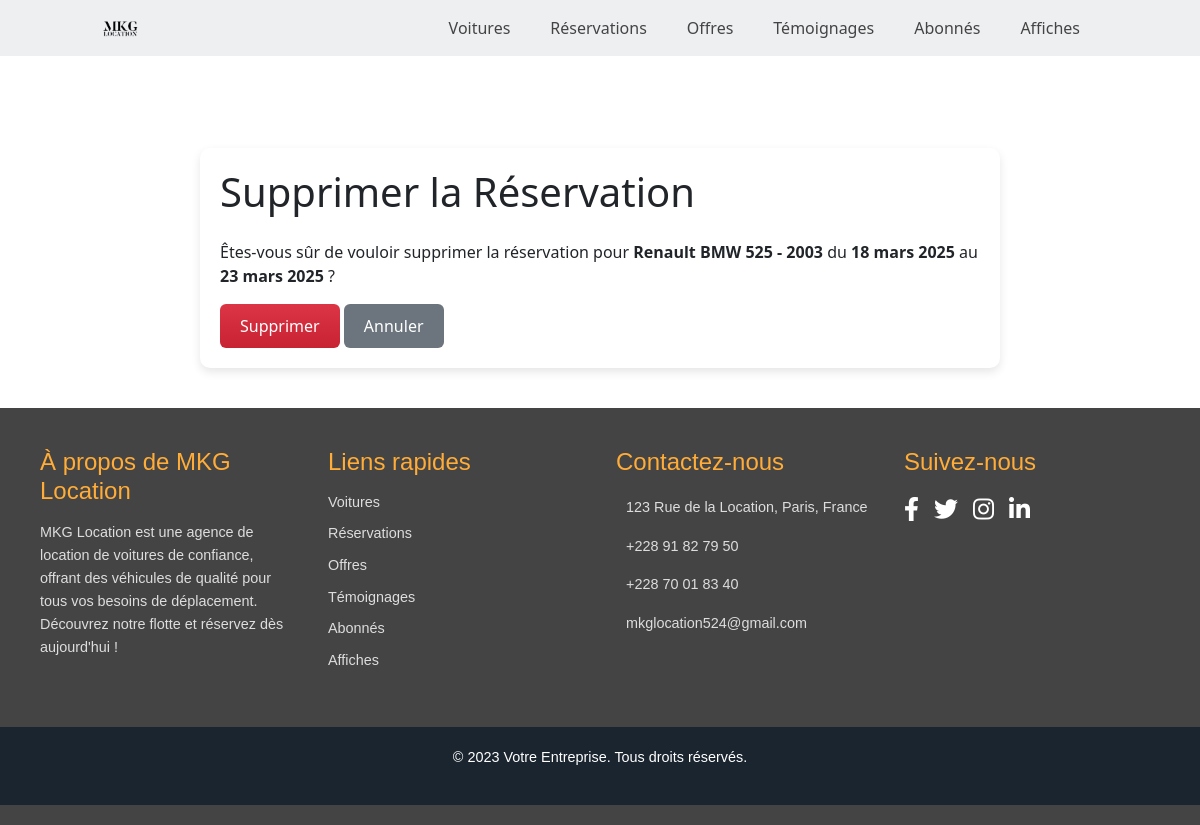
Screenshot of /reservations/supprimer/24/ with the database file from the repository.
### vehicules/models.py (models this page shows, shortened)
class Reservation(models.Model):
    voiture = models.ForeignKey(Voiture, on_delete=models.CASCADE)  # Référence à la voiture réservée
    nom = models.CharField(max_length=255)
    email = models.EmailField()
    telephone = models.CharField(max_length=15)
    date_debut = models.DateField()
    date_fin = models.DateField()

class Voiture(models.Model):
    MARQUES = [
        ('BMW', 'BMW'),
        ('Mercedes', 'Mercedes-Benz'),
        ('Audi', 'Audi'),
        ('Range Rover', 'Range Rover'),
        ('Toyota', 'Toyota'),
        ('Peugeot', 'Peugeot'),
        ('Renault', 'Renault'),
    ]
    marque = models.CharField(max_length=50, choices=MARQUES, verbose_name="Marque")
    modele = models.CharField(max_length=100, verbose_name="Modèle")
    annee = models.IntegerField(verbose_name="Année")
    prix_jour = models.DecimalField(max_digits=10, decimal_places=2, verbose_name="Prix par jour (Fcfa)")
    prix_mois = models.DecimalField(max_digits=10, decimal_places=2, verbose_name="Prix par mois (Fcfa)")
    image = models.ImageField(upload_to='voitures/')  # Assure-toi d'avoir upload_to !
    def __str__(self):
        return f"{self.marque} {self.modele} - {self.annee}"

### vehicules/views.py (the view)
# urls.py: path('reservations/supprimer/<int:id>/', views.supprimer_reservation, name='supprimer_reservation'),
def supprimer_reservation(request, id):
    reservation = get_object_or_404(Reservation, id=id)
    if request.method == 'POST':
        reservation.delete()
        return redirect('liste_reservations')
    return render(request, 'dashboard/reservation/supprimer_reservation.html', {'reservation': reservation})

### vehicules/templates/dashboard/reservation/supprimer_reservation.html (shortened to what this page needs)
{% load static %}
<!DOCTYPE html>
<html lang="fr">
<head>
    <link href="https://cdn.jsdelivr.net/npm/bootstrap@5.3.0/dist/css/bootstrap.min.css" rel="stylesheet">
    <link href="https://cdnjs.cloudflare.com/ajax/libs/font-awesome/6.0.0-beta3/css/all.min.css" rel="stylesheet">
</head>
<body>
    <header class="section">
        <div class="logo">
            <a href="{% url 'dashboard' %}">
                <img src="{% static 'images/logomkg.png' %}" alt="Logo MKG">
            </a>
        </div>
        <div class="navbar-container">
            <ul class="navbar">
                <li><a href="{% url 'liste_voitures' %}">Voitures</a></li>
                <li><a href="{% url 'liste_reservations' %}">Réservations</a></li>
                <li><a href="{% url 'liste_offres' %}">Offres</a></li>
                <li><a href="{% url 'liste_temoignages' %}">Témoignages</a></li>
                <li><a href="{% url 'liste_abonnes' %}">Abonnés</a></li>
                <li><a href="{% url 'liste_affiches' %}">Affiches</a></li>
            </ul>
        </div>
    </header>
    <main>
        <div class="container mt-5">
            <h1 class="mb-4">Supprimer la Réservation</h1>
            <p>Êtes-vous sûr de vouloir supprimer la réservation pour <strong>{{ reservation.voiture }}</strong> du <strong>{{ reservation.date_debut }}</strong> au <strong>{{ reservation.date_fin }}</strong> ?</p>
            <form method="post">
                <button type="submit" class="btn btn-danger">Supprimer</button>
                <a href="{% url 'liste_reservations' %}" class="btn btn-secondary">Annuler</a>
            </form>
        </div>
    </main>
    <footer class="footer">
        <div class="footer-container">
            <div class="footer-section">
                <h3>À propos de MKG Location</h3>
                <p>MKG Location est une agence de location de voitures de confiance, offrant des véhicules de qualité pour tous vos besoins de déplacement. Découvrez notre flotte et réservez dès aujourd'hui !</p>
            </div>
            <div class="footer-section">
                <h3>Liens rapides</h3>
                <ul>
                    <li><a href="{% url 'liste_voitures' %}">Voitures</a></li>
                    <li><a href="{% url 'liste_reservations' %}">Réservations</a></li>
                    <li><a href="{% url 'liste_offres' %}">Offres</a></li>
                    <li><a href="{% url 'liste_temoignages' %}">Témoignages</a></li>
                    <li><a href="{% url 'liste_abonnes' %}">Abonnés</a></li>
                    <li><a href="{% url 'liste_affiches' %}">Affiches</a></li>
                </ul>
            </div>
           <div class="footer-section">
            <h3>Contactez-nous</h3>
            <ul>
                <li> 123 Rue de la Location, Paris, France</li>
                <li><a href="https://wa.me/22891827950" target="_blank"> +228 91 82 79 50</a></li>
                <li><a href="https://wa.me/22870018340" target="_blank"> +228 70 01 83 40</a></li>
                <li> mkglocation524@gmail.com</li>
            </ul>
        </div>
            <div class="footer-section">
                <h3>Suivez-nous</h3>
                <div class="social-icons">
                    <a href="#"><i class="fab fa-facebook-f"></i></a>
                    <a href="#"><i class="fab fa-twitter"></i></a>
                    <a href="#"><i class="fab fa-instagram"></i></a>
                    <a href="#"><i class="fab fa-linkedin-in"></i></a>
                </div>
            </div>
        </div>
        <div class="copyright">
            <p>&copy; 2023 Votre Entreprise. Tous droits réservés.</p>
        </div>
    </footer>
</body>
</html>

### vehicules/templates/dashboard/reservation/supprimer_reservation.html (style rules this page uses)
header.section { position: fixed; top: 0; left: 0; right: 0; z-index: 1000; display: flex; align-items: center; justify-content: space-between; background: #eeeff1; padding: 15px 100px; transition: background 0.3s ease, padding 0.3s ease; }
.logo img { width: 40px; }
.navbar { display: flex; list-style: none; padding: 0; margin: 0; }
.navbar li { position: relative; }
.navbar a { font-size: 1rem; padding: 10px 20px; color: #444; font-weight: 500; text-decoration: none; }
.navbar a::after { content: ''; width: 0; height: 3px; background: linear-gradient(#fe5b3d, #ffac38); position: absolute; bottom: -4px; left: 0; transition: 0.5s; }
.footer { background: #444; color: #fff; padding: 40px 0 20px; font-family: "Poppins", sans-serif; }
.footer-container { display: grid; grid-template-columns: repeat(auto-fit, minmax(250px, 1fr)); gap: 2rem; padding: 0 40px; max-width: 1200px; margin: 0 auto; }
.footer-section { margin-bottom: 20px; }
.footer-section h3 { font-size: 1.5rem; margin-bottom: 15px; color: #ffac38; }
.footer-section p { font-size: 0.9rem; line-height: 1.6; color: #ddd; }
.footer-section ul { list-style: none; padding: 0; }
.footer-section ul li { margin-bottom: 10px; font-size: 0.9rem; color: #ddd; }
.footer-section ul li a { color: #ddd; text-decoration: none; transition: color 0.3s ease; }
.social-icons { display: flex; gap: 15px; }
.social-icons a { color: #fff; font-size: 1.5rem; transition: color 0.3s ease; }
.copyright { padding: 20px; display: flex; justify-content: center; align-items: center; background: #1a252f; margin-top: 20px; }
.copyright p { color: #fff; font-size: 0.9rem; }
main { padding-top: 100px; padding-bottom: 40px; }
.container { max-width: 800px; margin: 0 auto; padding: 20px; background: #fff; border-radius: 10px; box-shadow: 0 4px 10px rgba(0, 0, 0, 0.1); }
.btn-danger { background: linear-gradient(#dc3545, #c82333); border: none; padding: 10px 20px; font-size: 1rem; font-weight: 500; transition: background 0.3s ease; }
.btn-secondary { background: #6c757d; border: none; padding: 10px 20px; font-size: 1rem; font-weight: 500; transition: background 0.3s ease; }

### rows the page displays
Reservation: voiture "Renault BMW 525 - 2003", date_debut "18 mars 2025", date_fin "23 mars 2025"
